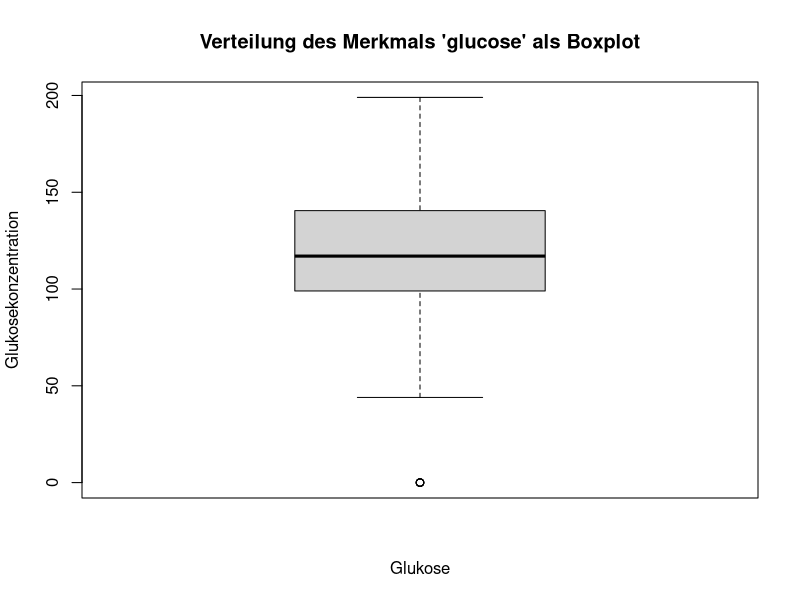
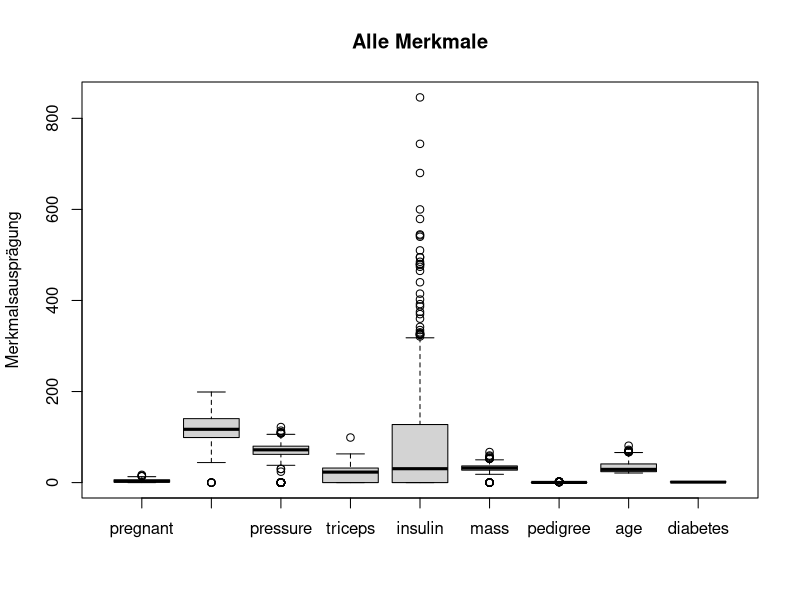
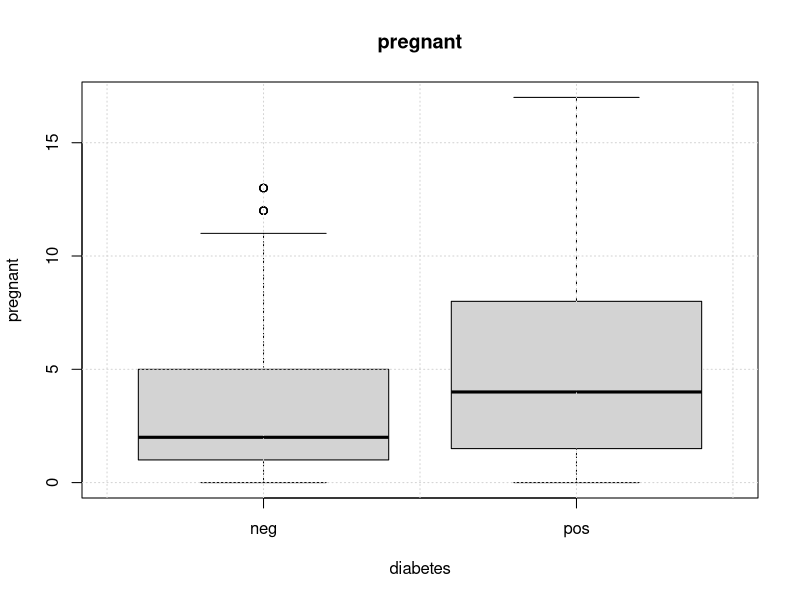
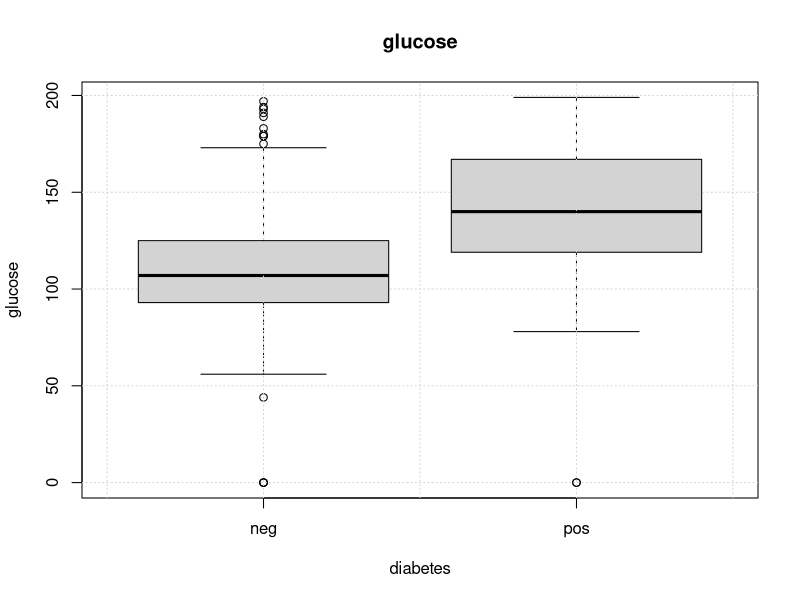
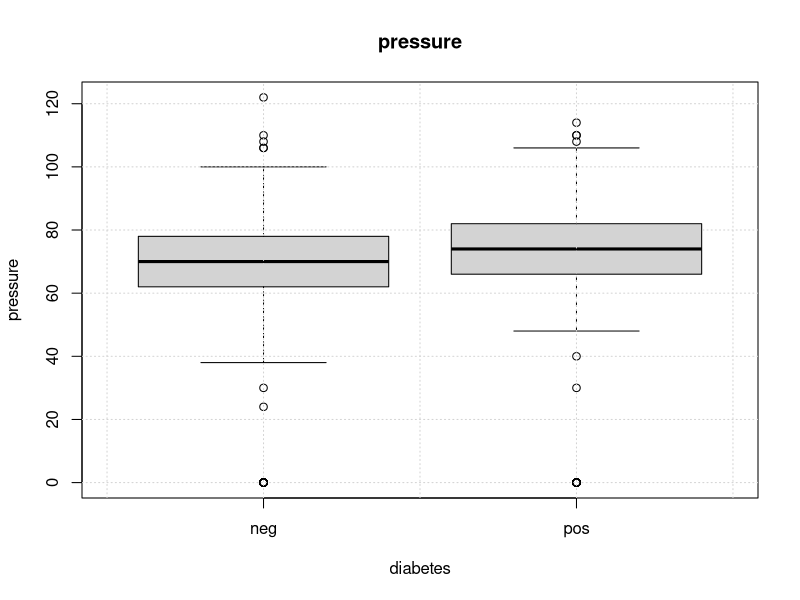
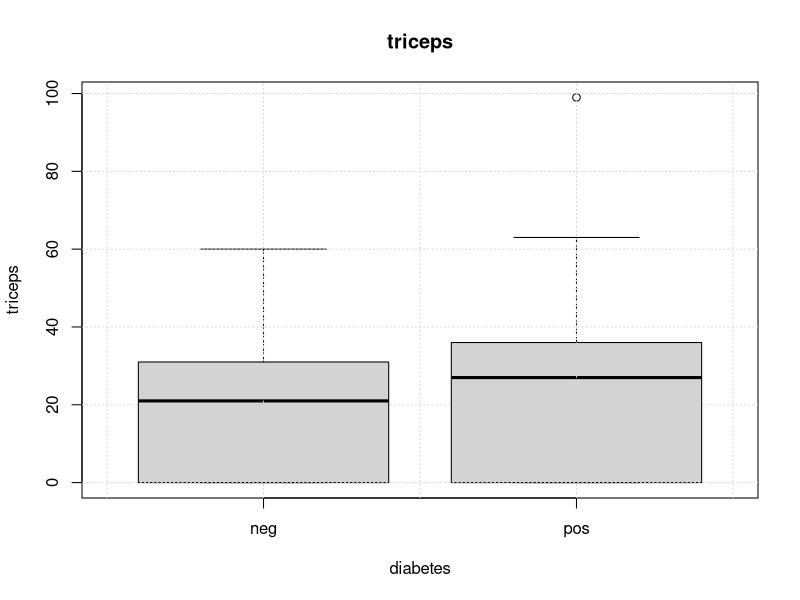
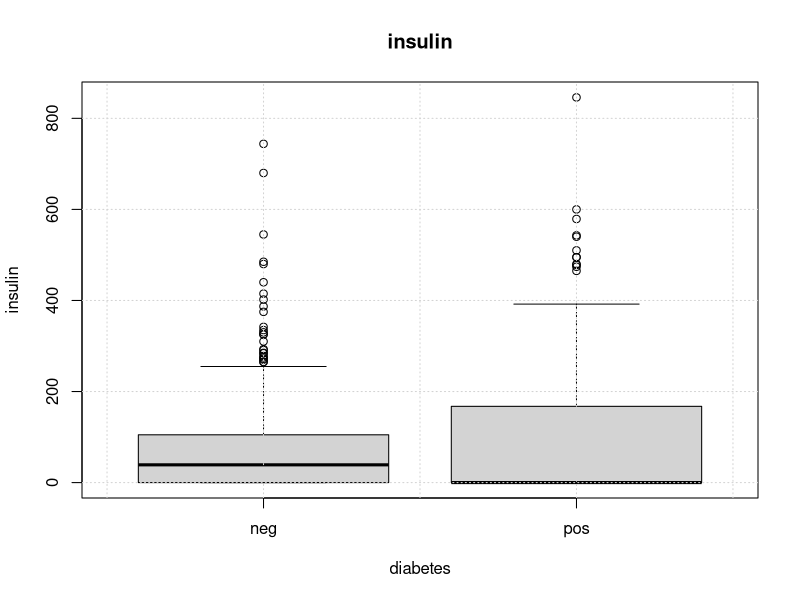
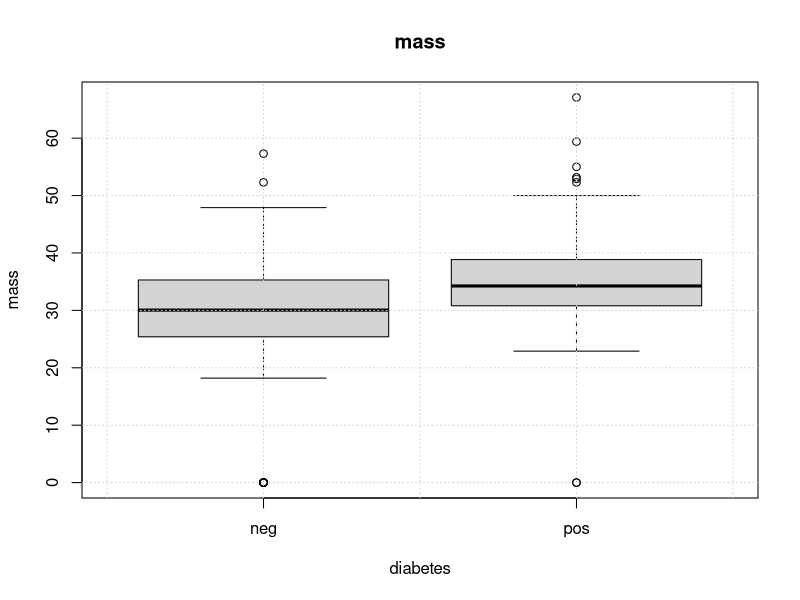

Reproduce these figures in R, in order.
################################################################################
## Boxplot-Darstellung von mehreren Beobachtungen
## unter ausschliesslicher Verwendung der R-Basis-Grafik
##
## Guenter Faes, https://www.faes.de/ad-oculos/
## Version 1.0, 04.10.2020
##
## RStudio: Version 1.4.1717
## R-Version: R-4.1.0
##
## Inspiration: Rolling Your RS (Blog), Base Graphics "The Drunk Uncle" of R ?
################################################################################

## Laden der Beispieldaten aus dem Paket mlbench:
library(mlbench)  # Machine Learning Benchmark Problems
data(PimaIndiansDiabetes)

## Information zum Datensatz PimaIndiansDiabetes:
# pregnant:	Number of times pregnant
# glucose:	Plasma glucose concentration (glucose tolerance test)
# pressure:	Diastolic blood pressure (mm Hg)
# triceps:	Triceps skin fold thickness (mm)
# insulin:	2-Hour serum insulin (mu U/ml)
# mass:   	Body mass index (weight in kg/(height in m)\^2)
# pedigree:	Diabetes pedigree function
# age:    	Age (years)
# diabetes:	Class variable (test for diabetes)


## Nur um den Datensatznamen handlicher zu machen:
PID <- PimaIndiansDiabetes

## Ein paar Informationen ueber den Datensatz:
# (Es wird keinerlei Bearbeitung des Datensatzes vorgenommen!)
View(PID)    # Darstellung als Tabelle    
str(PID)     # Darstellung der Struktur
summary(PID) # Beschreibung der Verteilung


## Darstellung eines Merkmals als Boxplot:
boxplot(PID$glucose, main = "Verteilung des Merkmals 'glucose' als Boxplot", 
        ylab = "Glukosekonzentration",
        xlab = "Glukose")

## Alle Merkmale als Uebersicht darstellen:
boxplot(PID, main = "Alle Merkmale", ylab = "Merkmalsausprägung")

## Einzelne grafische Darstellung der Merkmale:
for (ii in 1:(ncol(PID)-1)) {
  form <- as.formula(paste(names(PID)[ii]," ~ diabetes",sep=""))
  boxplot(form,data=PID,main=names(PID)[ii])
  grid()
}

## Grafische Darstellung der Merkmale in einem Bild:

par(mfrow=c(2,4)) # 2 * 4 Grafiken in einer Darstellung

for (ii in 1:(ncol(PID)-1)) {
  form <- as.formula(paste(names(PID)[ii]," ~ diabetes",sep=""))
  boxplot(form,data=PID,main=names(PID)[ii])
  grid()
}

par(mfrow=c(1,1)) # Grafikparameter wieder auf eine Darstellung pro Window einstellen.
